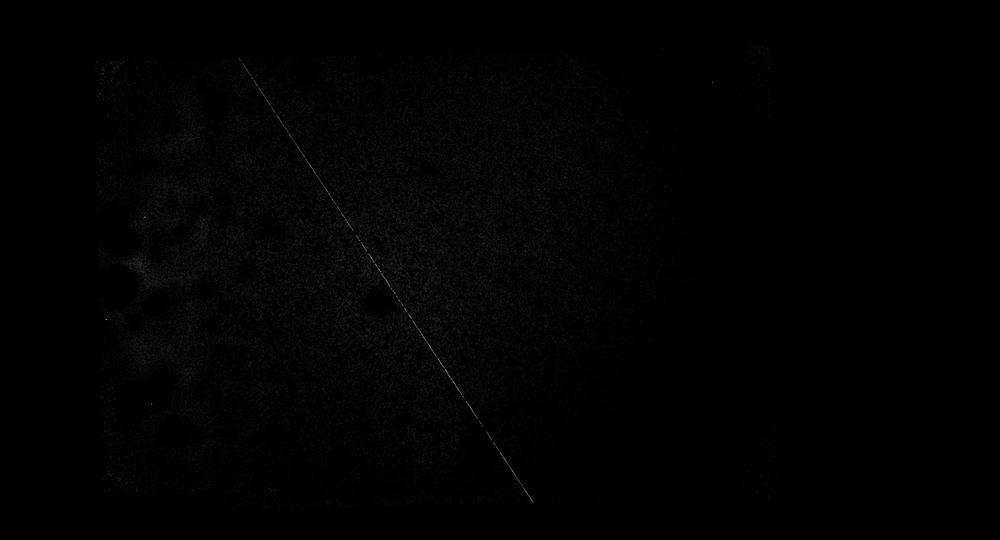
#> input picture opencv_test/line_test.png, 1000 x 540 px, shrunk from 7069 x 3817 before the run; its folder holds only this picture in this run
$ python -i single_pixel_noise_detector.py   (imports and definitions only)
#> lines starting #> are read from the running program, lines starting #| are printed output that depends on the picture; after the words box and inside, x2 and y2 are one past the last pixel; in counts of white or black regions, pixels touching at a corner belong together
#> further down, picture is the input picture: shape (540, 1000); min 0, max 132, mean 2
#!/usr/bin/env python3
# -*- coding: utf-8 -*-
"""
单像素噪点检测器
专门检测和处理单个像素的异常噪点
"""

import numpy as np
from astropy.io import fits
import matplotlib.pyplot as plt
from scipy import ndimage
from scipy.stats import median_abs_deviation
import os

def detect_single_pixel_noise(image, method='statistical', sensitivity=3.0,
                             kernel_size=3, min_contrast=100):
    """
    检测单像素噪点

    参数:
    image: 输入图像
    method: 检测方法 ('statistical', 'morphological', 'gradient', 'combined')
    sensitivity: 敏感度阈值（标准差倍数）
    kernel_size: 邻域大小
    min_contrast: 最小对比度阈值

    返回:
    noise_mask: 噪点掩码
    noise_pixels: 噪点像素坐标
    """

    print(f"使用 {method} 方法检测单像素噪点...")
    print(f"敏感度: {sensitivity}, 核大小: {kernel_size}, 最小对比度: {min_contrast}")

    if method == 'statistical':
        return _statistical_detection(image, sensitivity, kernel_size)
    elif method == 'morphological':
        return _morphological_detection(image, kernel_size, min_contrast)
    elif method == 'gradient':
        return _gradient_detection(image, sensitivity, kernel_size)
    elif method == 'combined':
        return _combined_detection(image, sensitivity, kernel_size, min_contrast)
    else:
        raise ValueError(f"未知的检测方法: {method}")

def _statistical_detection(image, sensitivity, kernel_size):
    """统计方法：基于局部统计特性检测异常像素"""
#> called with sensitivity = 3, kernel_size = 3

    # 计算局部均值和标准差
    local_mean = ndimage.uniform_filter(image.astype(np.float64), size=kernel_size)
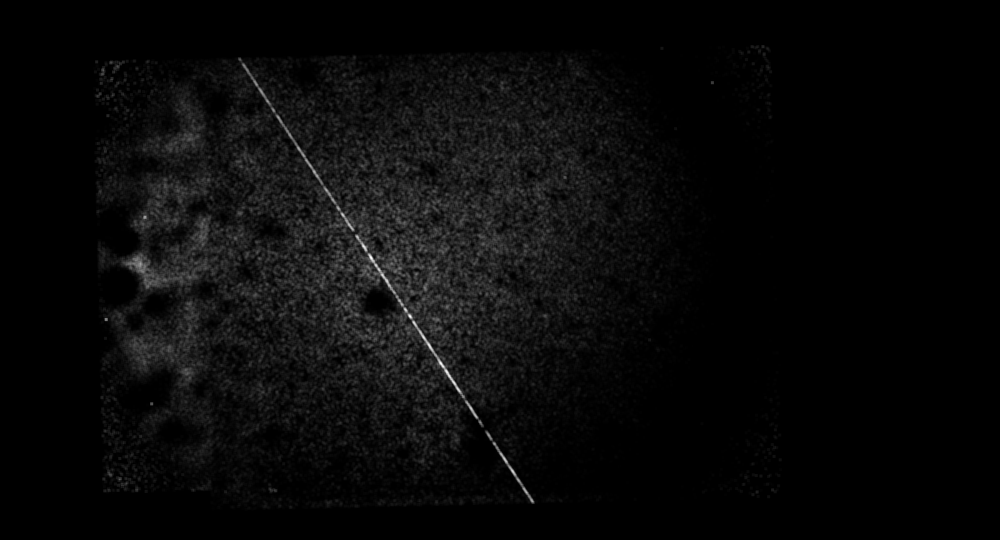
#> local_mean: shape (540, 1000) float64; min -1.99e-14, max 52.78, mean 2; drawn with min black and max white
    local_var = ndimage.uniform_filter(image.astype(np.float64)**2, size=kernel_size) - local_mean**2
    local_std = np.sqrt(np.maximum(local_var, 0))

    # 计算每个像素与局部均值的偏差
    deviation = np.abs(image - local_mean)

    # 检测异常像素（偏差超过敏感度倍的局部标准差）
    noise_mask = deviation > (sensitivity * local_std)
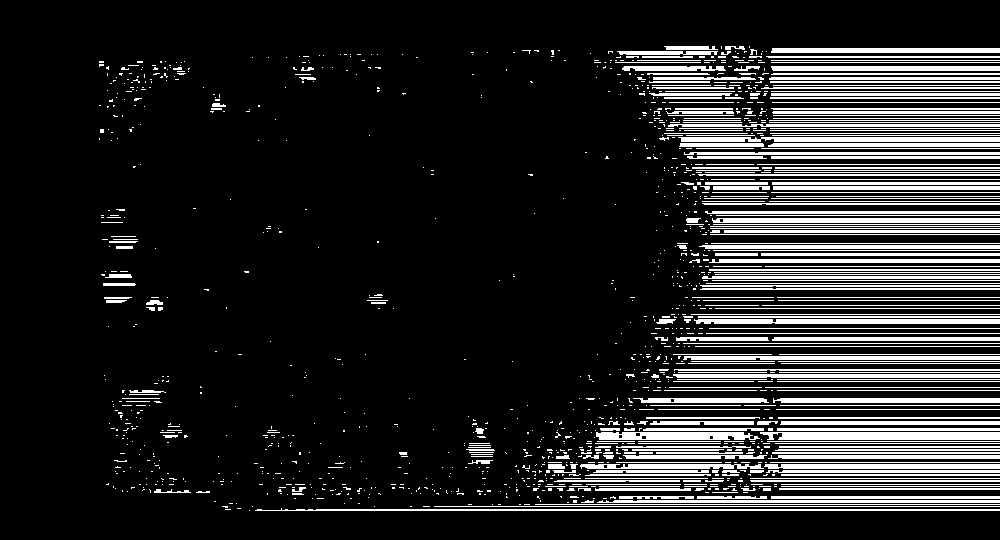
#> noise_mask: shape (540, 1000) bool; 14.9% white; 1341 white regions (1057 under 20 px), largest, box (x1, y1, x2, y2) and area: (760, 432, 1000, 440) 1830, (678, 137, 1000, 142) 1540, (694, 319, 1000, 324) 1496

    # 排除边界像素
    border = kernel_size // 2
    noise_mask[:border, :] = False
    noise_mask[-border:, :] = False
    noise_mask[:, :border] = False
    noise_mask[:, -border:] = False
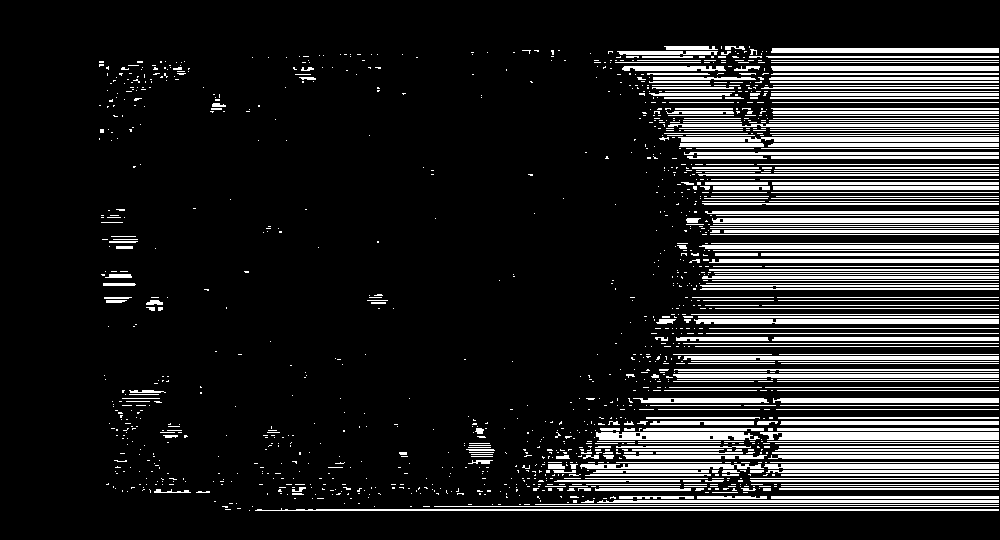
#> noise_mask: shape (540, 1000) bool; 14.8% white; 1341 white regions (1057 under 20 px), largest, box (x1, y1, x2, y2) and area: (760, 432, 999, 440) 1822, (678, 137, 999, 142) 1535, (694, 319, 999, 324) 1491

    noise_pixels = np.where(noise_mask)
#> noise_pixels = 80182 positions, rows 46 to 510, columns 99 to 998

    print(f"统计方法检测到 {len(noise_pixels[0])} 个噪点像素")
#| 统计方法检测到 80182 个噪点像素
    return noise_mask, noise_pixels

# [251 lines left out: functions _morphological_detection, _gradient_detection, _combined_detection, _filter_single_pixels, remove_single_pixel_noise, _interpolate_noise_pixels and 3 more, not called in this run]

# [2 lines not run here, left out]

>>> import cv2
>>> picture = cv2.imread('../opencv_test/line_test.png', cv2.IMREAD_GRAYSCALE)
>>> result = detect_single_pixel_noise(picture)
